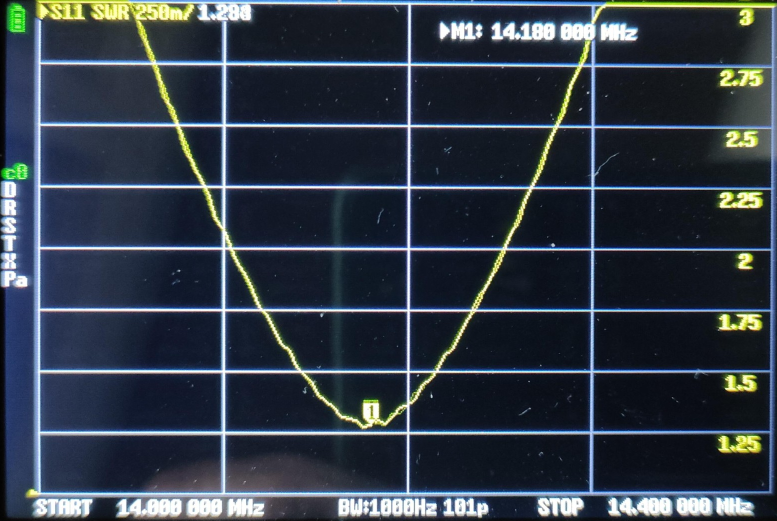
#> input picture src/antennen/square_1m_EA4AGY/vna_screenshot/EA4AGY_20m_crop.jpg, 1553 x 1041 px (shown at 1/2 size)
$ python 20m_data.py
#> lines starting #> are read from the running program, lines starting #| are printed output that depends on the picture
### src/antennen/square_1m_EA4AGY/vna_screenshot/bandwith_from_swr.py
"""Reusable SWR overlay: fit parallel RLC to two measurement points and plot.
AI generated."""

from __future__ import annotations

import os
from dataclasses import dataclass
from typing import Any

import matplotlib

matplotlib.use("Agg")
import matplotlib.pyplot as plt
import numpy as np
from PIL import Image


@dataclass(frozen=True)
class SWRInfos:
    image_path: str  # absolute path to the NanoVNA screenshot JPG
    left_0_1: (
        float  # plot area boundaries as fractions 0..1 (x: left→right, y: top→bottom)
    )
    right_0_1: float
    top_0_1: float
    bottom_0_1: float
    freq_min_hz: float  # x-axis range in Hz
    freq_max_hz: float
    swr_min_axis: float  # y-axis range
    swr_max_axis: float
    point_min_hz: float  # resonance: SWR minimum (delta=0)
    point_min_swr: float
    point_arb_hz: float  # arbitrary off-resonance point
    point_arb_swr: float


def solve_Q(
    Rpar: float, f0: float, f_free: float, swr_free: float, Z0: float = 50.0
) -> float:
    gam = (swr_free - 1) / (swr_free + 1)
    delta_sq = (gam**2 * (Rpar + Z0) ** 2 - (Rpar - Z0) ** 2) / (Z0**2 * (1 - gam**2))
    x = f_free / f0 - f0 / f_free
    return np.sqrt(delta_sq) / abs(x)


def swr_parallel_rlc(
    freqs: np.ndarray, Rpar: float, f0: float, Q: float, Z0: float = 50.0
) -> np.ndarray:
    delta = Q * (freqs / f0 - f0 / freqs)
    gam_sq = ((Rpar - Z0) ** 2 + Z0**2 * delta**2) / (
        (Rpar + Z0) ** 2 + Z0**2 * delta**2
    )
    return (1 + np.sqrt(gam_sq)) / (1 - np.sqrt(gam_sq))


def plot_swr_overlay(infos: SWRInfos, Z0: float = 50.0, DPI: int = 100) -> None:
#> called with Z0 = 50, DPI = 100
    output_svg = os.path.splitext(infos.image_path)[0] + ".svg"
    img = Image.open(infos.image_path)
#> img is the input picture: PIL image 1553x1041 RGB; mean R, G, B 48.9, 58.6, 70.9
    W, H = img.size
#> W = 1553; H = 1041

    fig = plt.figure(figsize=(W / DPI, H / DPI), dpi=DPI)

    ax_bg = fig.add_axes((0, 0, 1, 1))
    ax_bg.imshow(
        np.array(img),
        aspect="auto",
        origin="upper",
        extent=(0.0, float(W), float(H), 0.0),
    )
    ax_bg.set_xlim(0, W)
    ax_bg.set_ylim(H, 0)
    ax_bg.axis("off")

    left = infos.left_0_1
    bottom = 1.0 - infos.bottom_0_1  # matplotlib origin is bottom-left
    width = infos.right_0_1 - infos.left_0_1
    height = infos.bottom_0_1 - infos.top_0_1

    ax = fig.add_axes((left, bottom, width, height))
    ax.set_xlim(infos.freq_min_hz, infos.freq_max_hz)
    ax.set_ylim(infos.swr_min_axis, infos.swr_max_axis)
    ax.set_xticks([])
    ax.set_yticks([])
    ax.patch.set_alpha(0)
    for spine in ax.spines.values():
        spine.set_edgecolor("red")
        spine.set_linewidth(2)

    f0 = infos.point_min_hz
    swr_min = infos.point_min_swr
    f_free = infos.point_arb_hz
    swr_free = infos.point_arb_swr

    Rpar_small = Z0 / swr_min  # undercoupled: Rpar < Z0  (blue)
    Rpar_large = Z0 * swr_min  # overcoupled:  Rpar > Z0  (red)

    freqs = np.linspace(infos.freq_min_hz, infos.freq_max_hz, 1000)
    results = []
    for Rpar, color, lw, ls in [
        (Rpar_large, "red", 3, "-"),
        (Rpar_small, "blue", 3, ":"),
    ]:
        Q = solve_Q(Rpar, f0, f_free, swr_free)
        L_val = Rpar / (2 * np.pi * f0 * Q)
        C_val = Q / (2 * np.pi * f0 * Rpar)
        B = f0 / Q
        results.append({"Rpar": Rpar, "B": B})
        print(
            f"Rpar={Rpar:.2f} Ω  Q={Q:.1f}  L={L_val * 1e6:.3f} µH  C={C_val * 1e12:.1f} pF  B={B:.0f} Hz"
        )
        ax.plot(
            freqs,
            swr_parallel_rlc(freqs, Rpar, f0, Q),
            color=color,
            linewidth=lw,
            linestyle=ls,
            alpha=0.4,
            dashes=(1, 6) if color == "blue" else (None, None),
        )

    x0 = infos.freq_min_hz + 0.015 * (infos.freq_max_hz - infos.freq_min_hz)
    swr0 = infos.swr_min_axis + 0.06
    swr_step = (infos.swr_max_axis - infos.swr_min_axis) * 0.085
    fontsize = round(24 * W / 1553)
#> fontsize = 24
    kw: dict[str, Any] = {
        "fontsize": fontsize,
        "verticalalignment": "bottom",
        "bbox": {"facecolor": "white", "alpha": 0.6, "edgecolor": "none"},
    }
    combined_text = "\n".join(
        [
            f"Rpar_1={results[1]['Rpar']:.0f} Ohm",
            f"B_unloaded_1={results[1]['B']:.0f} Hz",
            f"Rpar_2={results[0]['Rpar']:.0f} Ohm",
            f"B_unloaded_2={results[0]['B']:.0f} Hz",
            f"swr min: {infos.point_min_swr:.2f} @ {infos.point_min_hz / 1e6:.3f} MHz",
        ]
    )
    ax.text(
        x0,
        swr0,
        combined_text,
        color="black",
        ha="left",
        va="bottom",
        linespacing=1.35,
        **kw,
    )

    fig.savefig(output_svg, dpi=DPI, bbox_inches=None, format="svg", transparent=True)
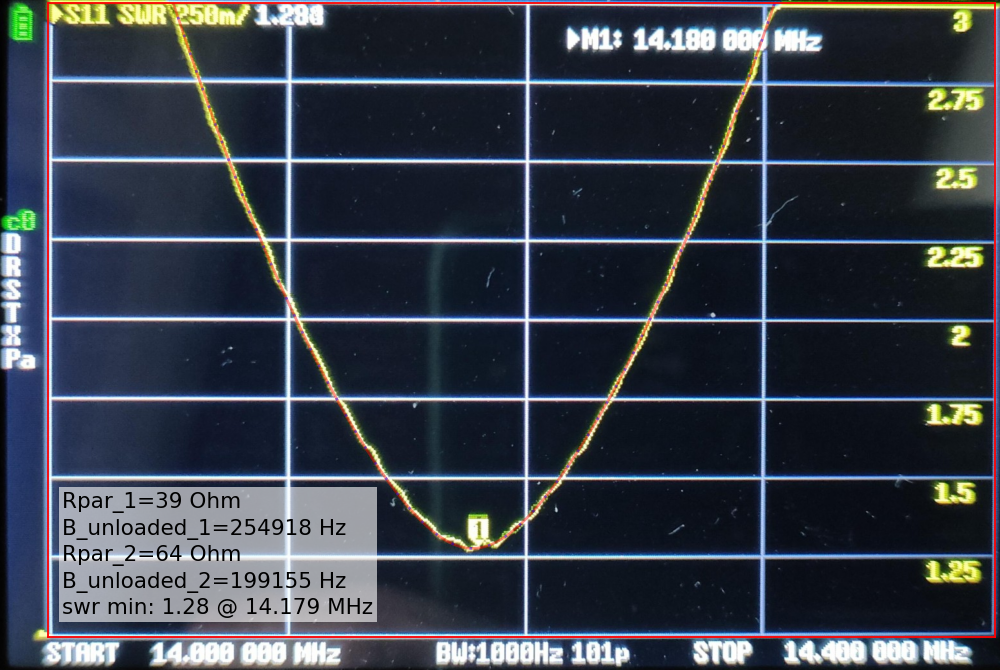
#> figure drawn by matplotlib, 2 panels
    plt.close(fig)
    print(f"Saved {output_svg}")

### src/antennen/square_1m_EA4AGY/vna_screenshot/20m_data.py
import os

from antennen.square_1m_EA4AGY.vna_screenshot.bandwith_from_swr import (
    SWRInfos,
    plot_swr_overlay,
)

THIS_DIR = os.path.dirname(os.path.abspath(__file__))

infos_20m = SWRInfos(
    image_path=os.path.join(THIS_DIR, "EA4AGY_20m_crop.jpg"),
    left_0_1=75 / 1553,
    right_0_1=1545 / 1553,
    top_0_1=5 / 1041,
    bottom_0_1=990 / 1041,
    freq_min_hz=14_000_000,
    freq_max_hz=14_400_000,
    swr_min_axis=1.0,
    swr_max_axis=3.0,
    point_min_hz=14_179_300,
    point_min_swr=1.28,
    point_arb_hz=14_099_900,
    point_arb_swr=2.08,
)

if __name__ == "__main__":
    plot_swr_overlay(infos_20m)

$ run again, with src/antennen/square_1m_EA4AGY/vna_screenshot/EA4AGY_40m_crop.jpg copied over src/antennen/square_1m_EA4AGY/vna_screenshot/EA4AGY_20m_crop.jpg
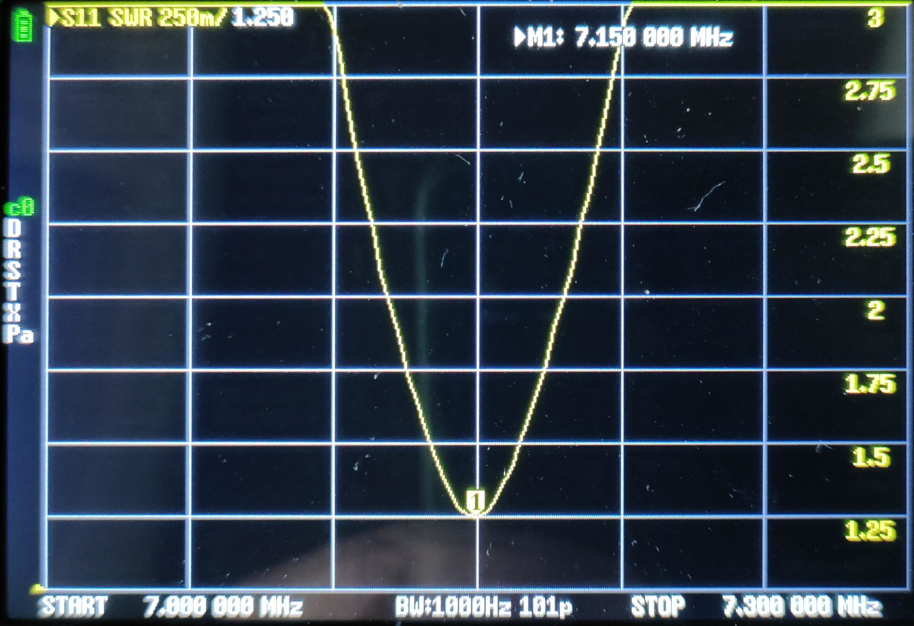
#> input picture src/antennen/square_1m_EA4AGY/vna_screenshot/EA4AGY_40m_crop.jpg, 2741 x 1878 px (shown at 1/3 size)
#> in plot_swr_overlay, img is the input picture: PIL image 2741x1878 RGB; mean R, G, B 48.5, 61, 74.4
#> in plot_swr_overlay, `fig.savefig(output_svg, dpi=DPI, bbox_inches=None, format="svg", trans..`:
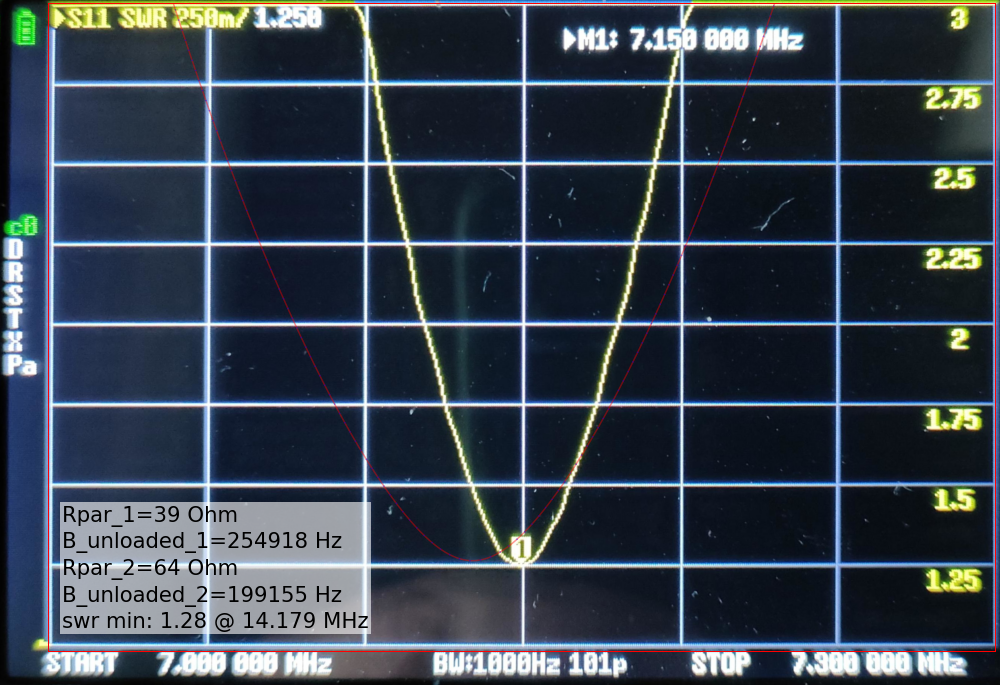
#> figure drawn by matplotlib, 2 panels
